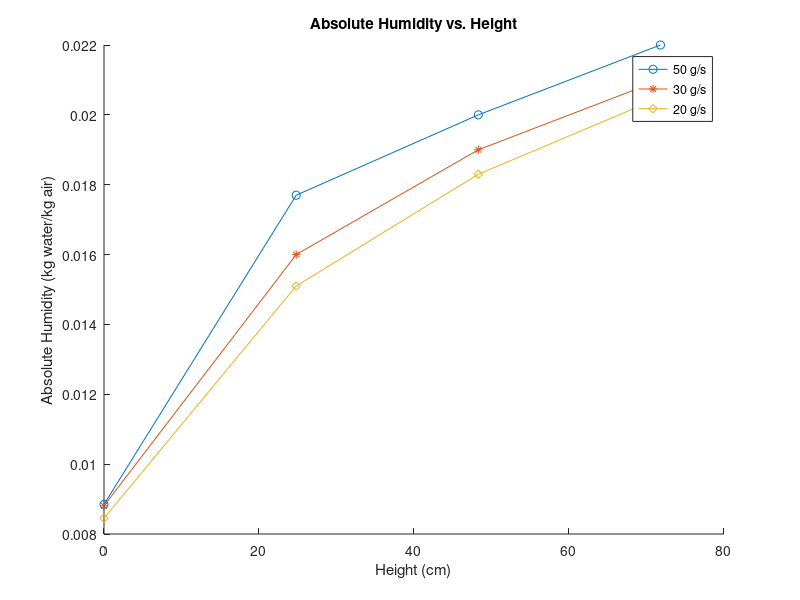
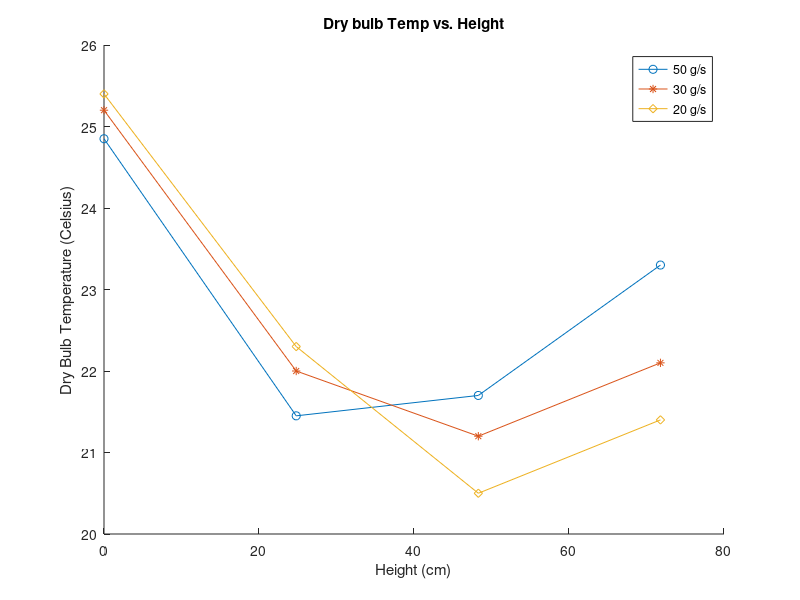
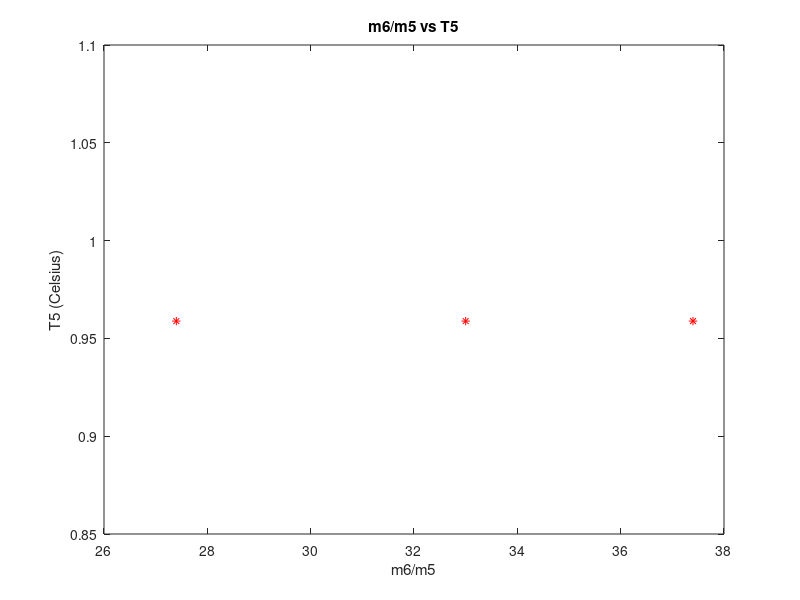
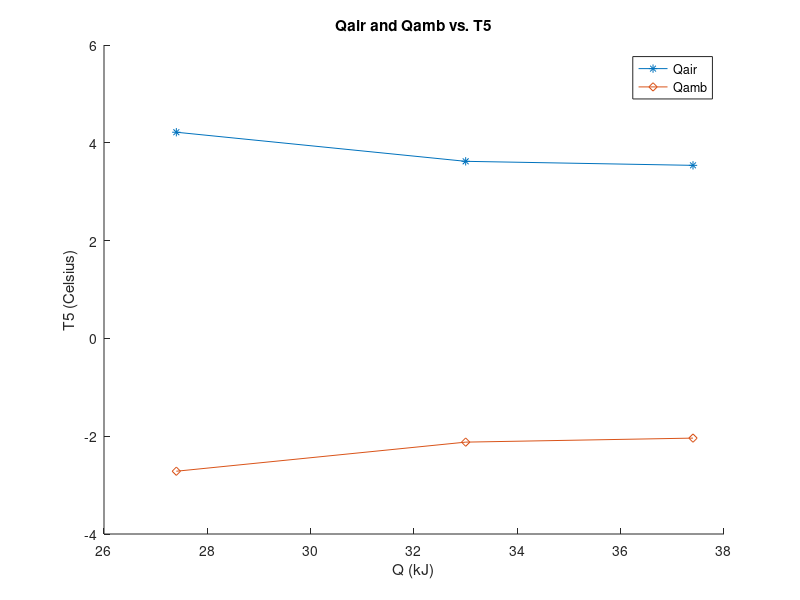

Here is the MATLAB script that generated these plots, in order:
% Dallin Romney 
% Cooling Tower Lab

clear, clc, close all;

%%%%%%%%%%%% Data %%%%%%%%%%%%%

    % Constants
    Tamb = 22.0;  % Ambient temperature in lab, Celsius
    Pamb = 656.4*0.133322; % Barometric pressure in lab, kPa
    Qin  = 1.5;   % Input power to water heaters, kW
    Pumpin = 0.1; % Input power to pump, kW
    
    % Small/big t data points at m = 50 g/s
    T50 = [24.85, 15.50, 24.80, 23.10, 27.40, 21.00];
    t50 = [24.30, 23.30, 25.40, 22.00, 21.70, 23.30, 20.45, 21.45, 21.15];

    % 30 g/s
    T30 = [25.20, 15.40, 24.40, 22.40, 33.00, 19.60];
    t30 = [23.60, 22.10, 25.90, 21.40, 21.20, 22.30, 19.40, 22.00, 19.20]; 
    
    % 20 g/s
    T20 = [25.40, 15.30, 24.20, 22.00, 37.40, 19.00];
    t20 = [23.60, 21.40, 25.75, 20.70, 20.50, 21.60, 18.70, 22.30, 18.15];
    
    % Reorganized for for loops:
    T1 = [T50(1), T30(1), T20(1)];
    T2 = [T50(2), T30(2), T20(2)];
    T3 = [T50(3), T30(3), T20(3)];
    T4 = [T50(4), T30(4), T20(4)];
    T5 = [T50(5), T30(5), T20(5)];
    T6 = [T50(6), T30(6), T20(6)];
    
    % Pressures (all trials had same results) [mm H20]
    dPA = 20.5; % Air pressure drop at A
    dPB = 10.0; % Air pressure drop at B
    
    PA = Pamb + 0.101972*dPA; % Pressures at A and B (kPa)
    PB = Pamb + 0.101972*dPB;
        
%%%%%%%%%%%%% Data Reduction %%%%%%%%%%%%%

fprintf('1. Determining dry air mass flow rate:\n\t');


% Psychrometric chart properties [A, B] or [inlet, outlet]
% Specific volume (v, m^3/kg), relative humidity (p), and spec humidity (w)
    v50 = [1.025, 1.045]; p50 = [0.40, 0.88]; w50 = [0.0091, 0.0208];
    v30 = [1.025, 1.041]; p30 = [0.39, 0.84]; w30 = [0.0091, 0.0196];
    v20 = [1.026, 1.040]; p20 = [0.37, 0.83]; w20 = [0.0090, 0.0191];

    disp('1a. See code for data from tables')
    
% Saturation Pressure

    PgIn  = [0, 0, 0]; % Inlets [50 g/s, 30 g/s, 20 g/s]
    PgOut = [0, 0, 0]; % Outlets
    
    for i = 1:3
        Tin  = T1(i) + 273.15; % Convert celsius to Kelvin
        Tout = T3(i) + 273.15;
        
        zIn  = 1 - Tin /647.096;
        zOut = 1 - Tout/647.096;
        
        PgIn(i)  = 22064*exp(647.096/Tin* (-7.8595*zIn  + 1.8441*zIn ^1.5 - 11.7866*zIn ^3 + 22.6807*zIn ^3.5 - 15.9619*zIn^4  + 1.8012*zIn ^7.5));
        PgOut(i) = 22064*exp(647.096/Tout*(-7.8595*zOut + 1.8441*zOut^1.5 - 11.7866*zOut^3 + 22.6807*zOut^3.5 - 15.9619*zOut^4 + 1.8012*zOut^7.5));
    end
    
    fprintf('\t1b. Saturation Pressure [kPa] (50, 30, 20 g/s):\n');
    fprintf('\t\tin: '); disp(PgIn);
    fprintf('\t\tOut: '); disp(PgOut);

% Absolute humidity

    wA = [0, 0, 0];
    wB = [0, 0, 0];
    
    pIn  = [p50(1), p30(1), p20(1)];
    pOut = [p50(2), p30(2), p20(2)];
    
    for i = 1:3
        wA(i) = 0.622*pIn(i) *PgIn (i)/(PA - pIn (i)*PgIn (i));
        wB(i) = 0.622*pOut(i)*PgOut(i)/(PB - pOut(i)*PgOut(i));
    end
    
    fprintf('\t1c. Absolute humidity [kg H20/kg Air] (50, 30, 20 g/s):\n');
    fprintf('\t\tin: '); disp(wA);
    fprintf('\t\tOut: '); disp(wB);
    
% Amagat's Law --> air / water vapor specific volume
    
    Ra = 0.287 ; % Air gas constant (kPa m^3 / kg K)
    Rv = 0.4615; % Water vapor gas constant, same units
    
    vaA = Ra*T1/PA;
    vaB = Ra*T3/PB;
    vvA = Rv*T1/PA;
    vvB = Rv*T3/PB;
    
    vA = vaA + wA.*vvA;
    vB = vaB + wB.*vvB;
    
    fprintf('\t1d. Specific volume [m^3/kg] (50, 30, 20 g/s):\n');
    fprintf('\t\tin: '); disp(vA);
    fprintf('\t\tOut: '); disp(vB);
    fprintf('\t\tThese are all slightly lower than the chart value\n');
    
% Mass flow rate of dry air (from orifice calibration eqn)

    mA = 0.0137*sqrt(dPB./((1 + wB).*vB)')';
    fprintf('\t1f. Mass flow rate of dry air [kg/s] (50, 30, 20 g/s):\n');
    fprintf('\t\t '); disp(mA);    
    
% Specific enthalpy of liquid water [50, 30, 20]

    hIn =  [115.5, 138.3, 156.5]; % kJ/kg
    hOut = [88.1 ,  80.1,  79.8];
    
    fprintf('2. See attached code for table enthalpy values.\n');

% Absolute humidity for state points [ F, G, H ]
    
    wFGH50 = [0.0177, 0.0200, 0.0220];
    wFGH30 = [0.0160, 0.0190, 0.0210];
    wFGH20 = [0.0151, 0.0183, 0.0205];
    
    fprintf('3. See attached code for table humidity values.\n');

% Mass flow rate of water vapor 

    mvA = wA.*mA;
    mvB = wB.*mA;
    
    fprintf('4. Mass flow rates of water vapor [kg/s] (50, 30, 20 g/s):\n');
    fprintf('\tat A: '); disp(mvA);
    fprintf('\tat B: '); disp(mvB);    
    
% Enthalphy of air/water vapor mixture at states A and B

    cP = 1.005; % specific heat of air, 1.005 kJ/kg K

    hgA = 2500.9 + 1.82*T1;
    hgB = 2500.9 + 1.82*T3;
    
    hA = cP*T1 + wA.*hgA;
    hB = cP*T3 + wB.*hgB;
    
    % From chart: (50, 30, 20)
    hAChart = [];
    hBChart = [];
    
    fprintf('5. Enthalpy of Air/vapor mixture [kJ/kg] (50, 30, 20 g/s):\n');
    fprintf('\t\tat A: '); disp(hB);
    fprintf('\t\tat B: '); disp(hB);
    fprintf('\t\tThese are all slightly lower than the chart values\n');
    
    
% All water exits as liquid water --> 

    mIn = [0.05, 0.03, 0.02];
    m6 = mIn + mvA - mvB;
    
% Makeup flow rate

    mMakeup = mIn - m6;

% Total heat gain

    Qair = mA.*(hB - hA);
    Qamb = Qin - mA.*(hB - hA);
   
% Range and approach

%%%%%%%%%%%%%% PRESENTATION %%%%%%%%%%%%%

% Humidity vs height plot
    height = [0, 24.8, 48.3, 71.8]; % cm, (A, F, G, H)

    figure; hold on
    plot(height, [wA(1), wFGH50], 'o-');
    plot(height, [wA(2), wFGH30], '*-');
    plot(height, [wA(3), wFGH20], 'd-');
    
    title('Absolute Humidity vs. Height');
    legend('50 g/s', '30 g/s', '20 g/s');
    ylabel('Absolute Humidity (kg water/kg air)');
    xlabel('Height (cm)');
    
% Dry bulb temp vs Cooling tower height plot

    figure; hold on
    plot(height, [T50(1), t50(8), t50(5), t50(2)], 'o-');
    plot(height, [T30(1), t30(8), t30(5), t30(2)], '*-');
    plot(height, [T20(1), t20(8), t20(5), t20(2)], 'd-');
    
    title('Dry bulb Temp vs. Height');
    legend('50 g/s', '30 g/s', '20 g/s');
    xlabel('Height (cm)');
    ylabel('Dry Bulb Temperature (Celsius)');
    
% m6/m5 vs T5

    figure; plot(T5, m6/mIn, 'r*-')
    title('m6/m5 vs T5');
    xlabel('m6/m5');
    ylabel('T5 (Celsius)');
    
% Qair and Qamb vs. T5 

    figure; hold on;
    plot(T5, Qair, '*-');
    plot(T5, Qamb, 'd-');
    title('Qair and Qamb vs. T5');
    legend('Qair', 'Qamb');
    xlabel('Q (kJ)');
    ylabel('T5 (Celsius)');
    